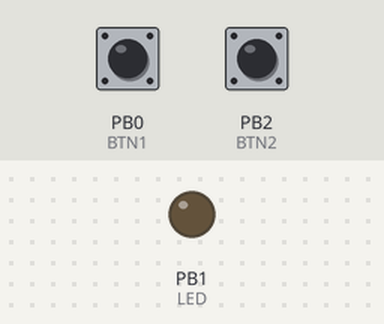
Recording of a program running on a simulated ATtiny85, built with avr-gcc and run on an emulated ATtiny85. Parts: output pins drawn as LEDs (lit = HIGH). Dashed ring = blinking. The inputs (shaded band) are chosen by the test bench; at power-on: PB0 (BTN1) LOW, PB2 (BTN2) LOW.

Above: at 1.2 s.
1.3 s: PB0 (BTN1) pulled HIGH for 1 s
At 1.5 s:
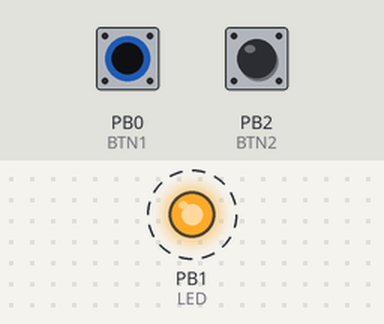
4.3 s: PB2 (BTN2) pulled HIGH for 3.2 s
At 8.5 s:
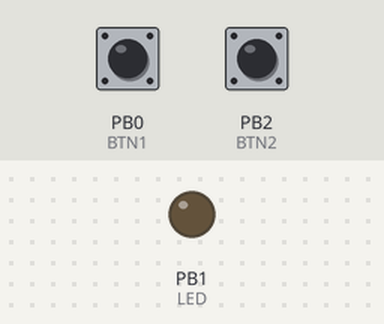
9.0 s: PB0 (BTN1) pulled HIGH for 3.2 s
At 9.24 s:
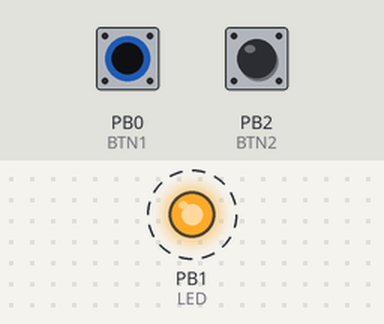
Timing chart, 0 to 13.7 s (numbered marks = the images above; inputs shaded):
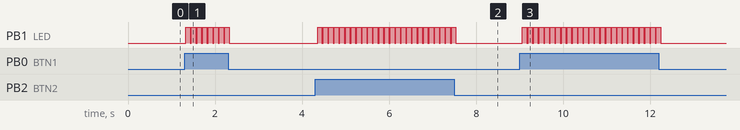

Measured:
- after the input at 1.3 s, PB1 (LED): alternates HIGH for 0.10 s and LOW for 0.03 s, 16 changes in all, then stays LOW, starting at once
- after the input at 4.3 s, PB1 (LED): alternates HIGH for 0.10 s and LOW for 0.03 s, 50 changes in all, then stays LOW, starting after 0.06 s
- after the input at 9.0 s, PB1 (LED): alternates HIGH for 0.10 s and LOW for 0.03 s, 50 changes in all, then stays LOW, starting after 0.06 s

The program:

main.cpp
```cpp
#include <Arduino.h>
#include "DigiKeyboard.h"

#define LED 1
#define BTN1 0
#define BTN2 2

int BTN1_state = 0;
int BTN2_state = 0;

void setup() {
    pinMode(LED, OUTPUT);
    pinMode(BTN1, INPUT);
    digitalWrite(BTN1,LOW);
    pinMode(BTN2, INPUT);
    digitalWrite(BTN2,LOW);
}

void loop() {
    DigiKeyboard.sendKeyStroke(0);
    BTN1_state = digitalRead(BTN1);
    if (BTN1_state == HIGH) {
        DigiKeyboard.println("pressed BTN1");
        digitalWrite(LED, HIGH);
    }

    BTN2_state = digitalRead(BTN2);
    if (BTN2_state == HIGH) {
        DigiKeyboard.println("pressed BTN2");
        digitalWrite(LED, HIGH);
    }
    delay(100);
    digitalWrite(LED, LOW);
}
```
